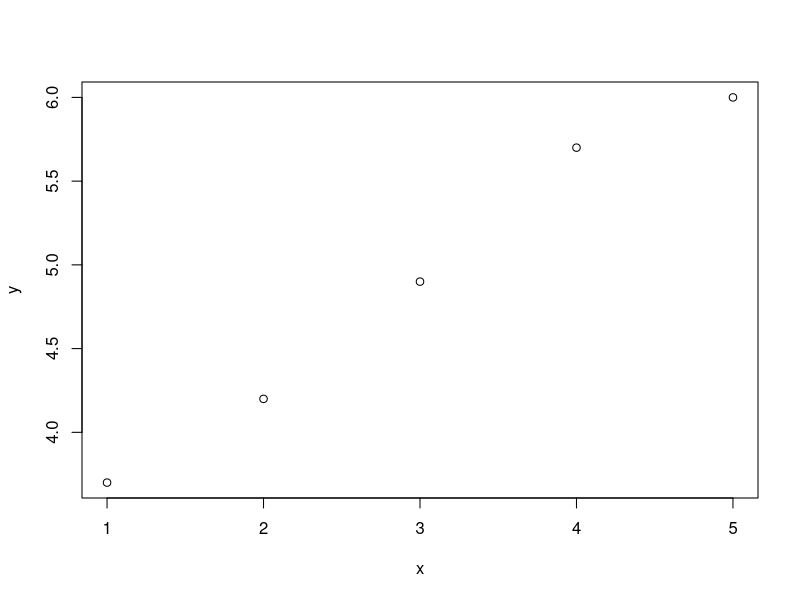
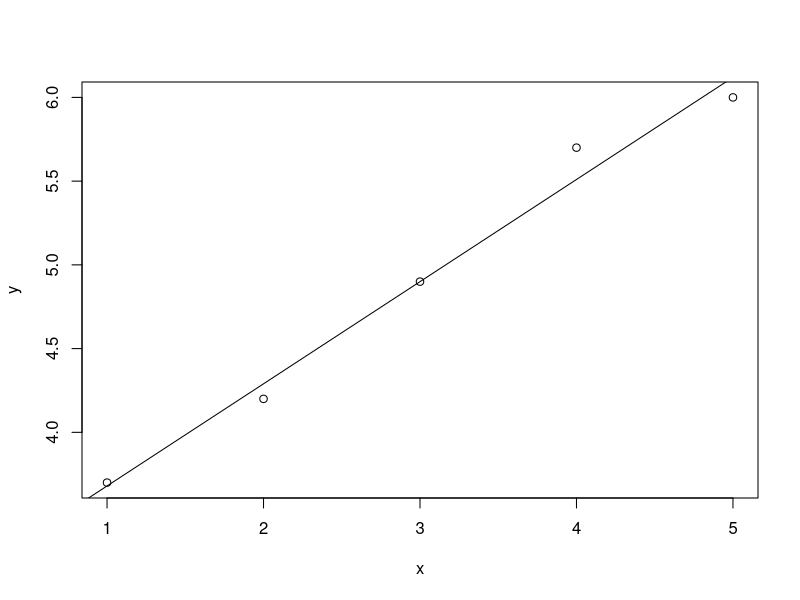

Generate these figures, in order, with R:
############## Vector Operations  ###########

a <- c(2,-1, 3)
a
# Multiplication by scalar 
b <- 3*a
b
#  Addition of vectors
c <- a+b
c
# SUbtraction
d <- a-b
d

# The Inner or Dot Product
sum(a*b)

# Length
sqrt(sum(a*a))

# Orthogonal Vectors
v1 <- c(1,1)
v2 <- c(-1,1)
sum(v1*v2)

############ Matrix Operations ########
A <- matrix(c(1,2,4,5,7,8), ncol=3)  # read in column-by-column
A

A2 <- matrix(c(1,2,4,5,7,8), ncol=3, byrow=TRUE)  # read in row-by-row
A2

#Extrating values from a Matrix
A[2,2]
A[1,]
A[,3]

#Transposing a Matrix
t(A)

#Adding and subtracting:  requires the same dimensions
B <-matrix(c(1,2,4,5,7,8), ncol=3, byrow=TRUE)
B2 <- matrix(c(3,-1,-3,4,2,2), ncol=3, byrow=TRUE)
B
B2
C <- B+B2
C
D <- B-B2
D

B2+ B  # Order of addition and subtraction does not matter

#### Scalar Multiplication
k=-2
E <- k*A
E

k<- -1
D2 <- A+k*B
D2

### Multiplication of a Matrix and Vector: Aa
# Columns of A must each rows of a

A %*% b

##### Multiplication Of two Matices
# Columns of A must each rows of B

A3 <- matrix(c(1,3,8,9,3,1), ncol=2)
A3
B3 <- matrix(c(3,4,-1,-1), ncol=2)
B3

A3 %*% B3

# The order of multiplication is important

B4 <- matrix(c(1,-5,1,3), ncol=2)
B3 %*% B4
B4 %*% B3

# Making a diagonal matrix and the identity matrix
diag(c(1,2,3))
diag(1,3)
diag(B4)

### Find the determinant of a matrix
det(B3)

#### Find the inverse of a matrix
W <- matrix(c(30, 31, 40, 41, 50, 51, 60, 61, 70), nrow=3, byrow=TRUE)
W1<-solve(W)  ### finds the inverse
W
W1


### Linear Equation Example

A <- matrix(c(1,2,3,4), ncol=2)
A
b <- c(7,10)
x <- solve(A) %*% b
x

### Calculating Eigenvlaues and Eigenvectors

A<-matrix(c(30,31,40,41,50,51,60,61,70),nrow = 3,byrow = TRUE)
e <- eigen(A)
e$values
e$vectors 

#### Least Squares
x <- c(1, 2, 3, 4, 5)
y <- c(3.70, 4.20, 4.90, 5.70, 6.00)
plot(x, y)

X <- matrix(c(1,1,1,1,1,1,2,3,4,5), ncol=2)

beta.hat <- solve(t(X) %*% X) %*% t(X) %*% y
beta.hat

lsfit(x, y)
plot(x, y)
abline(lsfit(1:5, y))

